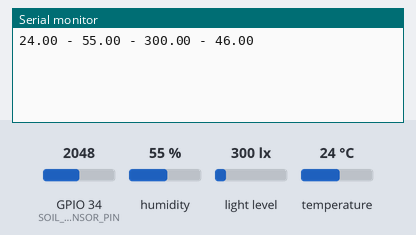
A sketch run on a simulated ESP32. Shown: the last lines printed to the serial monitor. Inputs (shaded band) come from the test bench; at power-on: humidity 55 %, light level 300 lx, GPIO 34 (SOIL_MOISTURE_SENSOR_PIN) = 2048, temperature 24 °C.

Above: at 3.2 s.
3.3 s: humidity set to 22 %
At 8.2 s:
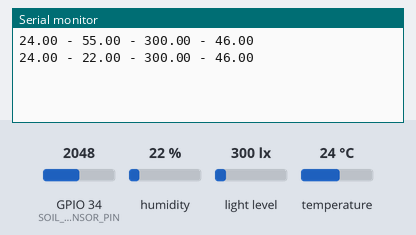
8.9 s: light level set to 40 lx
At 13.4 s:
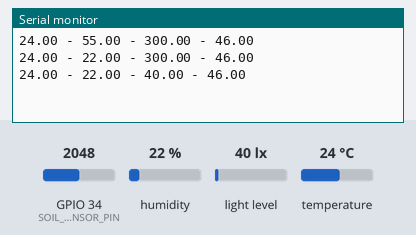
14.5 s: GPIO 34 (SOIL_MOISTURE_SENSOR_PIN) set to 2866
At 17.5 s:
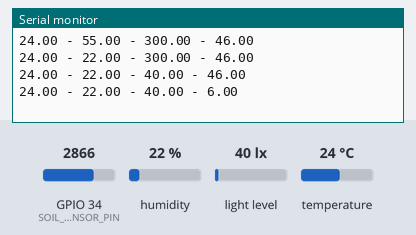
20.1 s: temperature set to 12 °C
At 22.7 s:
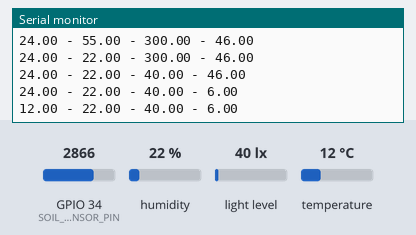
25.7 s: light level set to 500 lx
At 27.9 s:
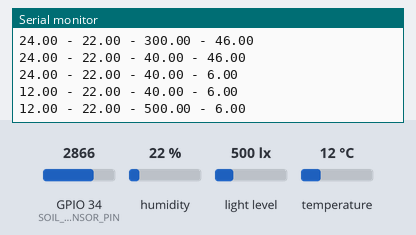
31.3 s: GPIO 34 (SOIL_MOISTURE_SENSOR_PIN) set to 3972
At 33.1 s:
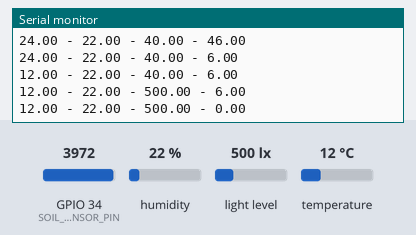
Timing chart, 0 to 34.6 s (numbered marks = the images above; inputs shaded):
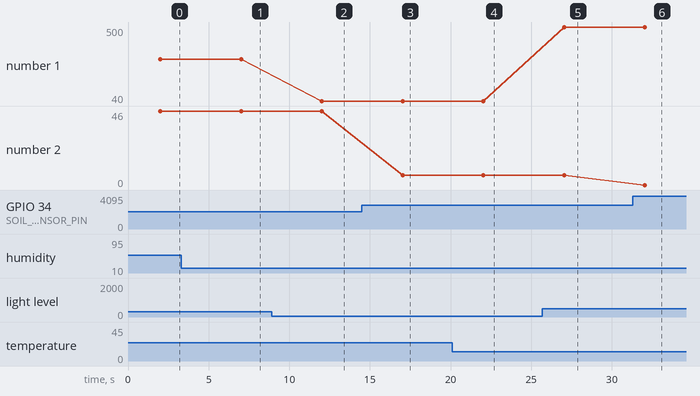

The sketch:

sketch_aug28b.ino
```cpp
#include <Wire.h>
#include <BH1750.h>
#include <DHT.h>

// Pin definitions
#define SOIL_MOISTURE_SENSOR_PIN 34  // ADC pin for soil moisture sensor (GPIO 34)
#define DHTPIN 5                     // DHT22 data pin (GPIO 5)
#define DHTTYPE DHT22                // DHT sensor type

// Calibration values for soil moisture sensor
int dryValue = 3000;
int wetValue = 950;

// Sensor objects
BH1750 lightMeter;
DHT dht(DHTPIN, DHTTYPE);

void setup() {
  Serial.begin(115200);

  // Initialize the DHT22 sensor
  dht.begin();
  delay(2000);  // Allow sensor to stabilize

  // Initialize I2C communication for BH1750
  Wire.begin(21, 22);  // Use GPIO 21 for SDA and GPIO 22 for SCL
  lightMeter.begin(BH1750::CONTINUOUS_HIGH_RES_MODE);
}

void loop() {
  // Read sensors
  float temperature = readDHT22Temperature();
  float humidity = readDHT22Humidity();
  float lux = readBH1750();
  float moisturePercentage = readSoilMoisture();

  // Output data in the requested format
  Serial.print(temperature, 2);
  Serial.print(" - ");
  Serial.print(humidity, 2);
  Serial.print(" - ");
  Serial.print(lux, 2);
  Serial.print(" - ");
  Serial.println(moisturePercentage, 2);

  // Delay between each cycle
  delay(5000);
}

// Function to read temperature from DHT22
float readDHT22Temperature() {
  float temperature = dht.readTemperature();
  if (isnan(temperature)) {
    return 0.0;  // Return 0.0 if failed to read
  }
  return temperature;
}

// Function to read humidity from DHT22
float readDHT22Humidity() {
  float humidity = dht.readHumidity();
  if (isnan(humidity)) {
    return 0.0;  // Return 0.0 if failed to read
  }
  return humidity;
}

// Function to read light level from BH1750
float readBH1750() {
  float lux = lightMeter.readLightLevel();
  if (lux == -1.0) {
    return 0.0;  // Return 0.0 if failed to read
  }
  return lux;
}

// Function to read data from soil moisture sensor
float readSoilMoisture() {
  int sensorValue = analogRead(SOIL_MOISTURE_SENSOR_PIN);
  float moisturePercentage = map(sensorValue, dryValue, wetValue, 0, 100);
  return constrain(moisturePercentage, 0, 100);
}
```

Measured:
- after the input at 3.3 s, the serial monitor: prints a new line after 3.7 s (image 1)
- after the input at 8.9 s, the serial monitor: prints a new line after 3.1 s (image 2)
- after the input at 14.5 s, the serial monitor: prints a new line after 2.5 s (image 3)
- after the input at 20.1 s, the serial monitor: prints a new line after 1.9 s (image 4)
- after the input at 25.7 s, the serial monitor: prints a new line after 1.3 s (image 5)
- after the input at 31.3 s, the serial monitor: prints a new line after 0.74 s (image 6)
- plotted number 1: 300 → 40 after the input at 8.9 s, 40 → 500 after the input at 25.7 s
- plotted number 2: 46 → 6 after the input at 14.5 s, 6 → 0 after the input at 31.3 s
